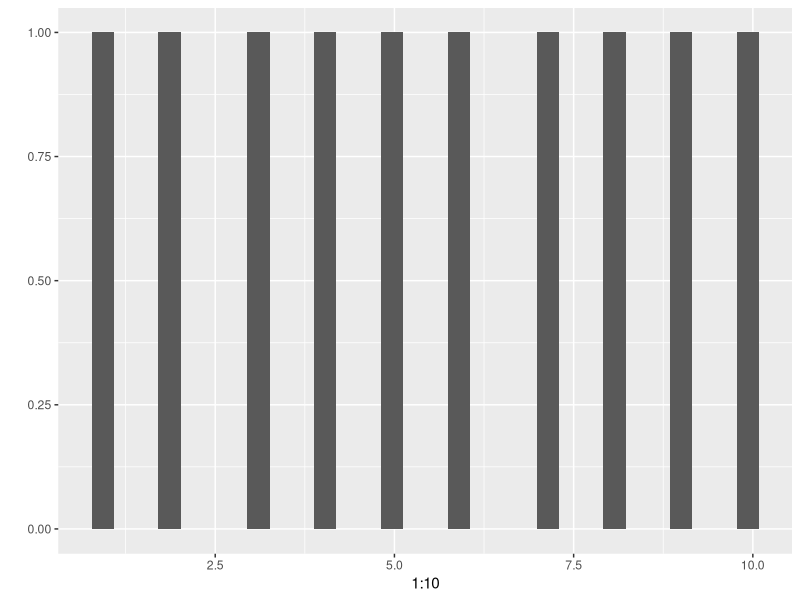
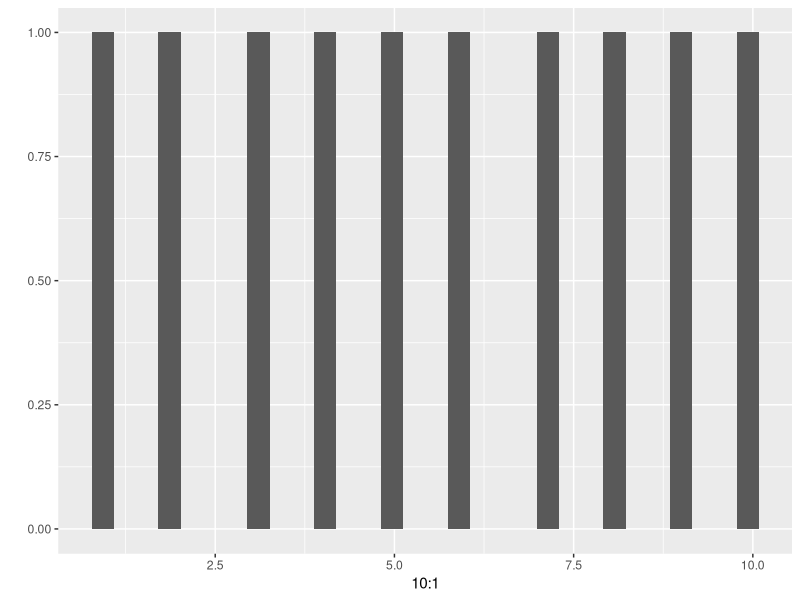

R code for these plots, in order:
## ---- chunk 1
require(ggplot2)
qplot(1:10)
qplot(10:1)
## ---- chunk 2
knitr::kable(head(mtcars, 10))
